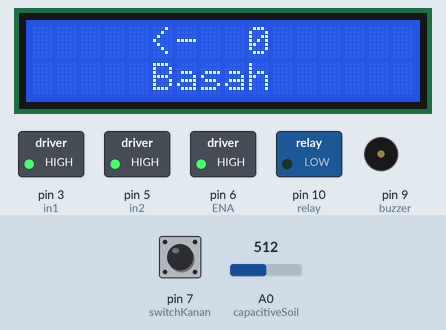
Bench run of a sketch on a simulated Arduino Uno, built with avr-gcc and run on an emulated ATmega328P. Parts: 16×2 character LCD, switched loads named in the sketch (green lamp = pin HIGH), buzzer (waves = sounding). Dashed ring = blinking. Inputs (shaded band) come from the test bench; at power-on: A0 (capacitiveSoil) = 512, pin 7 (switchKanan) HIGH. What the sketch prints to the serial monitor is not drawn.

Above: at 0.91 s.
1.3 s: A0 (capacitiveSoil) set to 641
At 2.4 s:
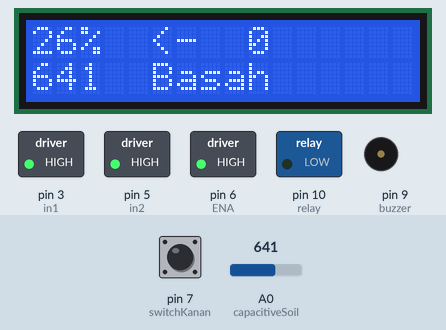
4.3 s: A0 (capacitiveSoil) set to 661
At 6.5 s:
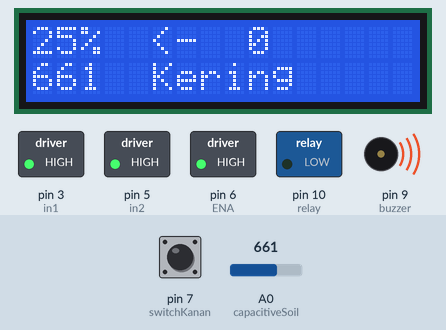
7.3 s: pin 7 (switchKanan) pulled LOW for 1 s
At 8.7 s:
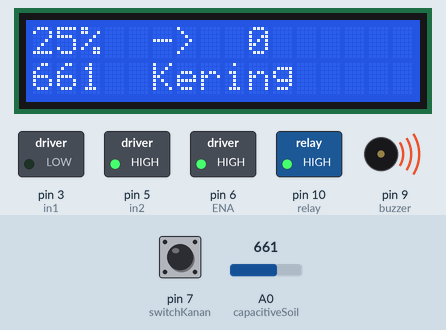
10.4 s: A0 (capacitiveSoil) set to 511
At 10.62 s:
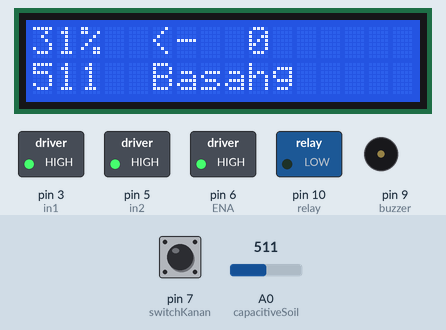
12.7 s: pin 7 (switchKanan) pulled LOW for 0.15 s
At 12.96 s:
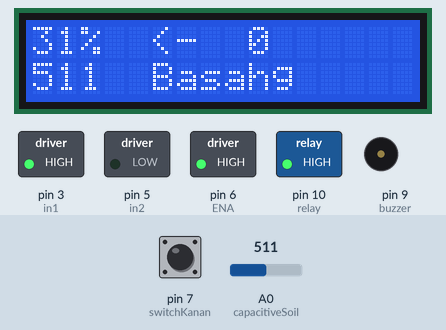
14.3 s: A0 (capacitiveSoil) set to 716
At 14.7 s:
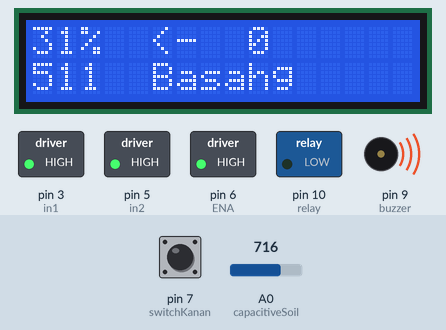
Timing chart, 0 to 16.8 s (numbered marks = the images above; inputs shaded):
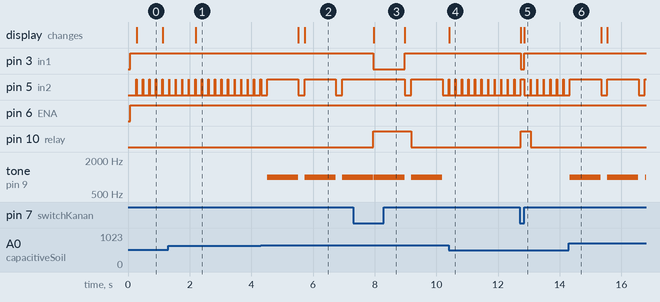

Measured:
- the behaviour switches between 650 and 651 on A0 (capacitiveSoil) (found by bisection; images 1 and 2)
- after the input at 1.3 s, the display: changes after 0.89 s (image 1)
- after the input at 4.3 s, pin 5 (in2): alternates HIGH for 1.0 s and LOW for 0.20 s, starting after 1.2 s; tone on pin 9 (buzzer): alternates 1000 Hz for 1.0 s and silent for 0.22 s, starting after 0.22 s; the display: first changes after 1.2 s (image 2 shows a later state)
- after the input at 7.3 s, pin 3 (in1): HIGH → LOW after 0.66 s, → HIGH 1.0 s later; pin 10 (relay): LOW → HIGH after 0.66 s, → LOW 1.2 s later; the display: changes after 0.66 s (image 3)
- after the input at 10.4 s, pin 5 (in2): alternates HIGH for 0.01 s and LOW for 0.20 s, starting at once; tone on pin 9 (buzzer): stops changing and stays silent; the display: changes at once (image 4)
- after the input at 12.7 s, pin 3 (in1): HIGH → LOW at once, → HIGH 0.12 s later; pin 10 (relay): LOW → HIGH at once, → LOW 0.32 s later; the display: first changes at once (image 5 shows a later state)
- after the input at 14.3 s, pin 5 (in2): alternates HIGH for 1.0 s and LOW for 0.20 s, starting after 1.0 s; tone on pin 9 (buzzer): alternates 1000 Hz for 1.0 s and silent for 0.22 s, starting at once
- by itself, pin 5 (in2): alternates HIGH for 0.01 s and LOW for 0.20 s

The sketch:

app.ino
```cpp
#include <LiquidCrystal_I2C.h>
#include <Wire.h>

LiquidCrystal_I2C lcd(0x27, 16, 2);

#define capacitiveSoil A0
#define in1 3
#define in2 5
#define ENA 6
#define switchKanan 7
#define switchKiri 8
#define buzzer 9
#define relay 10

int stepKiri = 0;
int stepKanan = 0;

int period = 60000;
int satu = 1000;
unsigned long time_now = 0;
unsigned long time_now2 = 0;
unsigned long time_now3 = 0;

int kadarAir;
int persen;

bool udah_bunyi = false;
bool stop = false;
bool autoMode = true;

bool gerakKanan = false;
bool gerakKiri = false;

void setup()
{
    Serial.begin(9600);
    pinMode(in1, OUTPUT);
    pinMode(in2, OUTPUT);
    pinMode(ENA, OUTPUT);
    pinMode(relay, OUTPUT);

    pinMode(switchKanan, INPUT_PULLUP);
    pinMode(switchKiri, INPUT_PULLUP);
    pinMode(buzzer, OUTPUT);

    lcd.begin();
    lcd.backlight();
    // Serial.print("Kanan ");
    // Serial.print("\t");
    // Serial.print("Kiri ");
}

void loop()
{
    kadarAir = analogRead(capacitiveSoil);
    persen = -0.04 * kadarAir + 52;
    Serial.print(persen);
    Serial.println("%");
    Serial.print("\t\t");
    Serial.println(kadarAir);
    if (millis() > time_now + satu)
    {
        time_now = millis();
        lcd.setCursor(0, 0);
        lcd.print(persen);
        lcd.print("%");
        lcd.setCursor(0, 1);
        lcd.print(kadarAir);
    }

    // Serial.print(digitalRead(switchKanan));
    // Serial.print("\t");
    // Serial.println(digitalRead(switchKiri));

    if (persen <= 25 && udah_bunyi == false)
    {
        bunyi();
        udah_bunyi = false;
        lcd.setCursor(5, 1);
        lcd.print("Kering");
    }
    else if (persen > 25)
    {
        udah_bunyi = false;
        lcd.setCursor(5, 1);
        lcd.print("Basah");
    }

    if (stepKiri <= 98 && digitalRead(switchKanan) == HIGH)
    {

        lcd.setCursor(5, 0);
        lcd.print("<-");
        motorKiri();
        delay(200);
        motorStop();
        digitalWrite(relay, LOW);
        if (millis() > time_now2 + period)
        {
            time_now2 = millis();
            digitalWrite(relay, HIGH);
            stepKiri += 1;
        }
        lcd.setCursor(9, 0);
        lcd.print(stepKiri);

    }

    if (stepKiri > 98 && stepKanan <= 98 && digitalRead(switchKanan) == HIGH)
    {
        lcd.setCursor(5, 0);
        lcd.print("->");
        motorKanan();
        delay(200);
        motorStop();
        digitalWrite(relay, LOW);
        if (millis() > time_now3 + period)
        {
            time_now3 = millis();
            digitalWrite(relay, HIGH);
            stepKanan += 1;
        }
        lcd.setCursor(9, 0);
        lcd.print(stepKanan);
    }

    if (digitalRead(switchKanan) == LOW)
    {
        digitalWrite(relay, HIGH);
        motorKanan();
        lcd.setCursor(5, 0);
        lcd.print("->");
    }

}

void motorKanan()
{
    digitalWrite(in1, LOW);
    digitalWrite(in2, HIGH);
    digitalWrite(ENA, 255);
}

void motorStop()
{
    digitalWrite(in1, HIGH);
    digitalWrite(in2, HIGH);
}

void motorKiri()
{
    digitalWrite(in1, HIGH);
    digitalWrite(in2, LOW);
    digitalWrite(ENA, 255);
}

void bunyi()
{
    tone(buzzer, 1000);
    delay(1000);
    noTone(buzzer);
}
```
